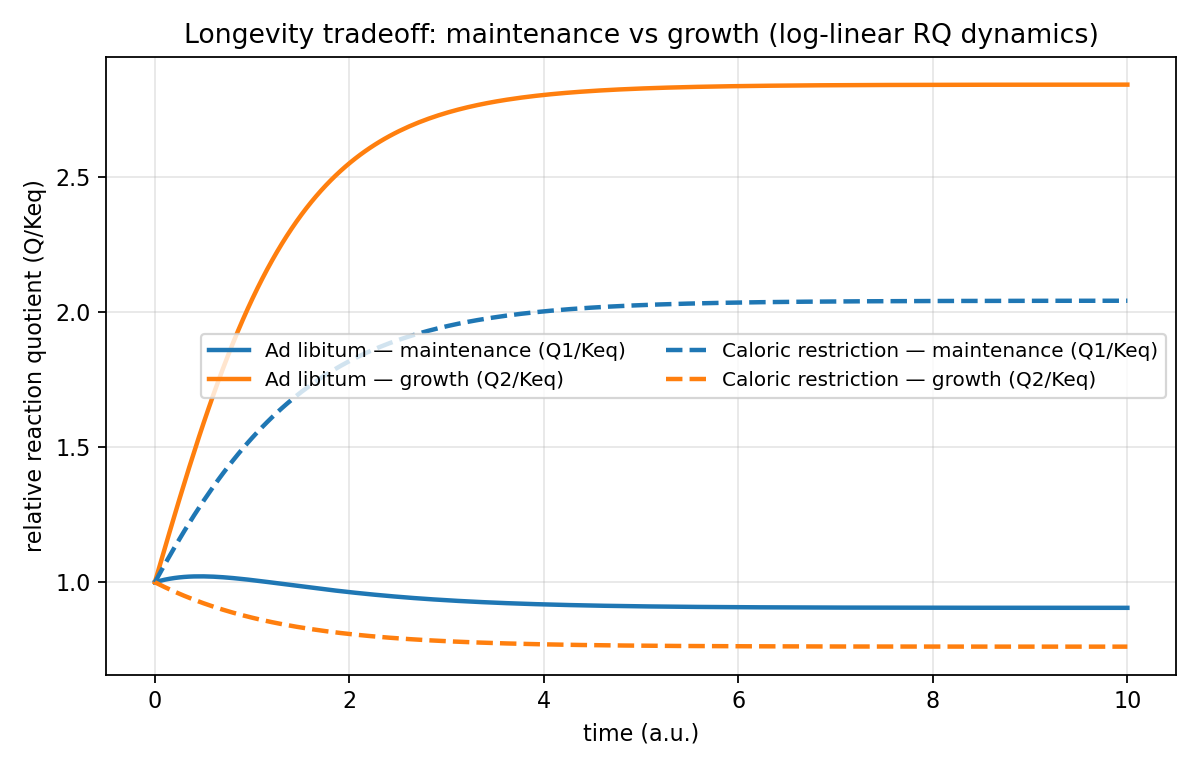

The script that saved this image:
"""
Longevity tradeoff (AMPK/NAD+ vs mTOR/nutrients)
------------------------------------------------
Two log-linear reaction-quotient modes:
  Q1 ~ cellular maintenance / autophagy (longevity-leaning)
  Q2 ~ anabolic growth / mTOR activity (growth-leaning)

Dynamics in log-space:
  d/dt ln Q = -K ln(Q/Keq) + u
with constant control inputs u determined by "energy state" (NAD+/NADH)
and "nutrient signal" (e.g., insulin/IGF/mTOR drive).

We compare two steady drive conditions:
  1) Ad libitum (high nutrients, lower NAD+/NADH)
  2) Caloric restriction (lower nutrients, higher NAD+/NADH)

This is a didactic toy model—parameters are arbitrary and chosen to
illustrate the qualitative tradeoff, not to recapitulate specific biology.

Requires: numpy, scipy, matplotlib
Run:     python longevity_tradeoff/longevity_tradeoff.py
"""

import numpy as np
import matplotlib.pyplot as plt
from scipy.linalg import expm

# ----- Model setup -----

# Rate/coupling matrix K (must be positive-stable for nice behavior)
# Diagonals are "relaxation rates"; small symmetric off-diagonal coupling.
k1 = 1.0   # maintenance/autophagy mode
k2 = 1.2   # growth/mTOR mode
c  = 0.20  # weak coupling
K = np.array([[k1, c],
              [c,  k2]])

# Equilibrium reaction quotients (dimensionless)
Keq = np.array([1.0, 1.0])

# Initial condition in log-space: at equilibrium (ln(Q/Keq) = 0)
x0 = np.zeros(2)

# Helper to turn “state” dials into control input u
def control_u(nad_ratio, nutrient, k_nad=0.6, k_nutr=0.8, k_ampk=0.3):
    """
    u1 increases with NAD+/NADH (maintenance drive via AMPK/Sirtuins).
    u2 increases with nutrients (growth drive via mTOR) and is opposed by NAD+/NADH.
    All signals are log-transformed to match the framework.
    """
    u1 = k_nad * np.log(nad_ratio)
    u2 = k_nutr * np.log(nutrient) - k_ampk * np.log(nad_ratio)
    return np.array([u1, u2])

# Two simple operating conditions
conditions = {
    "Ad libitum": {
        "nad_ratio": 1.2,  # lower NAD+/NADH (fed)
        "nutrient":  5.0   # strong nutrient signal
    },
    "Caloric restriction": {
        "nad_ratio": 3.0,  # higher NAD+/NADH (fasted/CR)
        "nutrient":  1.2   # weak nutrient signal
    }
}

# ----- Closed-form trajectory for constant u -----
# x(t) = expm(-K t) x0 + K^{-1} (I - expm(-K t)) u
# where x = ln(Q/Keq). We only need exp(x) = Q/Keq for plotting.
K_inv = np.linalg.inv(K)

def simulate(K, x0, u, t_grid):
    X = np.zeros((len(t_grid), len(x0)))
    I = np.eye(K.shape[0])
    for i, t in enumerate(t_grid):
        A = expm(-K * t)
        X[i] = A @ x0 + K_inv @ (I - A) @ u
    return X  # log-space

# ----- Run + plot -----
t = np.linspace(0, 10, 200)
fig, ax = plt.subplots(figsize=(7.5, 4.8))

colors = {'maintenance': '#1f77b4', 'growth': '#ff7f0e'}  # blue for maintenance, orange for growth
linestyles = {'Ad libitum': '-', 'Caloric restriction': '--'}
for label, pars in conditions.items():
    u = control_u(pars["nad_ratio"], pars["nutrient"])
    X = simulate(K, x0, u, t)
    R = np.exp(X)  # R = Q/Keq (dimensionless)
    ax.plot(t, R[:, 0], lw=2, color=colors['maintenance'], ls=linestyles[label], label=f"{label} — maintenance (Q1/Keq)")
    ax.plot(t, R[:, 1], lw=2, color=colors['growth'], ls=linestyles[label], label=f"{label} — growth (Q2/Keq)")

ax.set_xlabel("time (a.u.)")
ax.set_ylabel("relative reaction quotient (Q/Keq)")
ax.set_title("Longevity tradeoff: maintenance vs growth (log-linear RQ dynamics)")
ax.legend(ncol=2, fontsize=9)
ax.grid(True, alpha=0.3)
plt.tight_layout()
plt.savefig("longevity_tradeoff.png", dpi=160)
plt.show()

